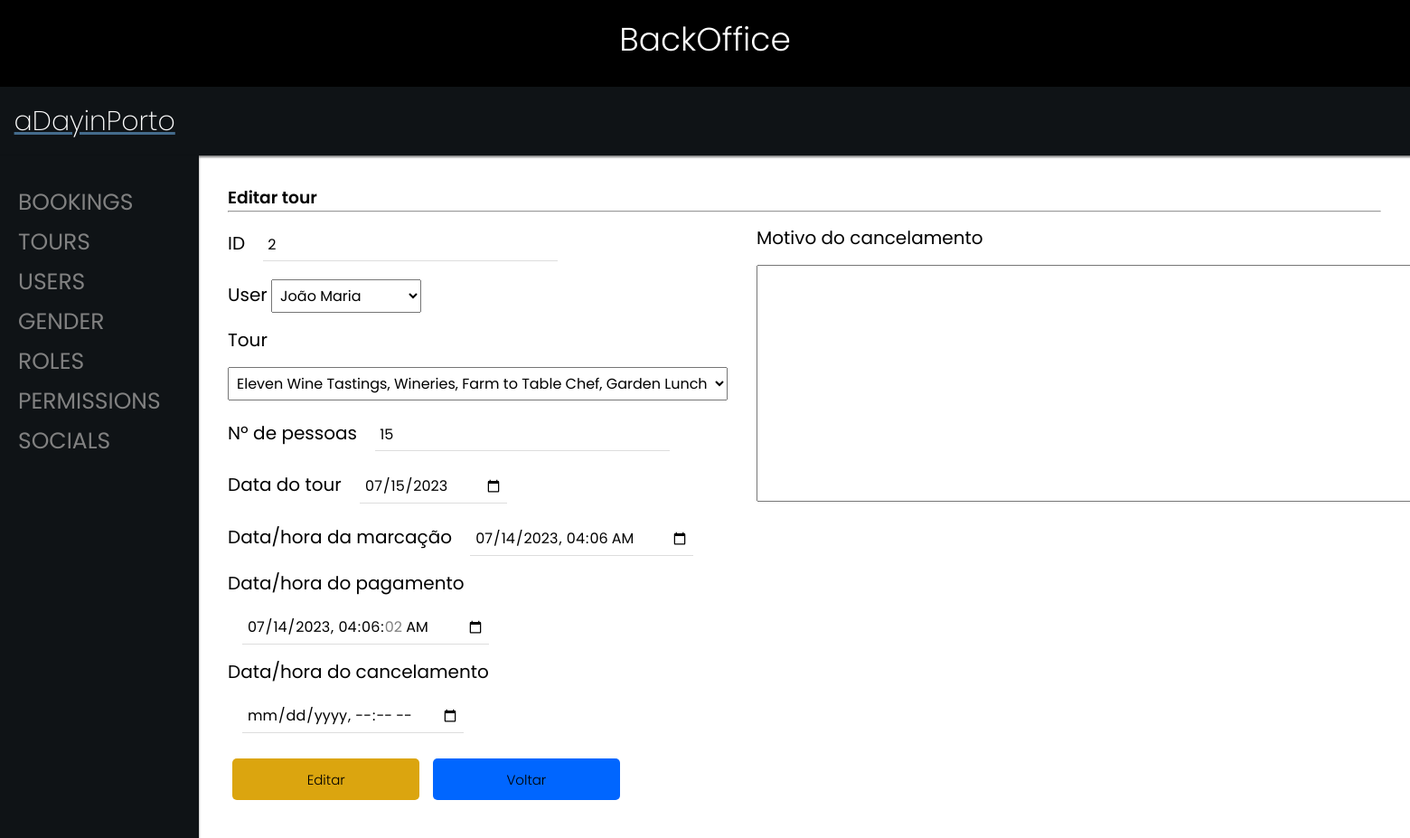
Screenshot of /backoffice/?p=35&id=2&operation=editar&id_tour=2&id_user=2&start=2023-07-15 with the database file from the repository.
### tables this page shows
CREATE TABLE IF NOT EXISTS `appointment` (
  `id` int(11) NOT NULL,
  `id_user` int(11) NOT NULL,
  `id_tour` int(11) NOT NULL,
  `start` date NOT NULL COMMENT 'Dia da marcação.',
  `book_date` datetime DEFAULT current_timestamp() COMMENT 'Data em q foi feita a marcação',
  `payment_date` datetime DEFAULT current_timestamp() COMMENT 'Data em q foi realizado o pagamento.',
  `cancel_date` datetime DEFAULT NULL COMMENT 'Data em q foi cancelado ( se for )',
  `reason` varchar(255) DEFAULT NULL COMMENT 'Motivo do cancelamento',
  `discount` int(11) DEFAULT NULL,
  `number_people` int(11) DEFAULT NULL,
  PRIMARY KEY (`id_user`,`id_tour`,`start`,`id`),
  KEY `FK_marcacao_tour` (`id_tour`),
  CONSTRAINT `FK_marcacao_tour` FOREIGN KEY (`id_tour`) REFERENCES `tour` (`id`) ON DELETE NO ACTION ON UPDATE NO ACTION,
  CONSTRAINT `FK_marcacao_user` FOREIGN KEY (`id_user`) REFERENCES `user` (`id`) ON DELETE NO ACTION ON UPDATE NO ACTION
);

CREATE TABLE IF NOT EXISTS `user` (
  `id` int(11) NOT NULL AUTO_INCREMENT,
  `name` varchar(255) DEFAULT NULL,
  `email` varchar(255) NOT NULL,
  `phone_number` varchar(50) DEFAULT NULL,
  `nacionality` varchar(50) DEFAULT NULL,
  `birthdate` date DEFAULT NULL,
  `creation_date` datetime DEFAULT current_timestamp(),
  `profile_image` varchar(100) DEFAULT NULL,
  `verified` int(1) DEFAULT NULL,
  `display_language` int(3) DEFAULT 1,
  `gender` int(1) DEFAULT NULL,
  `role` int(1) DEFAULT NULL,
  `password` varchar(40) DEFAULT NULL,
  PRIMARY KEY (`id`,`email`),
  UNIQUE KEY `email` (`email`),
  UNIQUE KEY `phone_number` (`phone_number`),
  KEY `FK_user_sex` (`gender`) USING BTREE,
  KEY `FK_user_role` (`role`),
  KEY `FK_user_language` (`display_language`),
  CONSTRAINT `FK_user_gender` FOREIGN KEY (`gender`) REFERENCES `gender` (`id`) ON DELETE NO ACTION ON UPDATE NO ACTION,
  CONSTRAINT `FK_user_language` FOREIGN KEY (`display_language`) REFERENCES `language` (`id`) ON DELETE NO ACTION ON UPDATE NO ACTION,
  CONSTRAINT `FK_user_role` FOREIGN KEY (`role`) REFERENCES `role` (`id`) ON DELETE NO ACTION ON UPDATE NO ACTION
);

CREATE TABLE IF NOT EXISTS `tour` (
  `id` int(11) NOT NULL AUTO_INCREMENT,
  `language` int(11) NOT NULL,
  `name` varchar(200) DEFAULT NULL,
  `price_unit` int(11) DEFAULT NULL,
  `ending` time DEFAULT NULL,
  `tour_limit` int(11) DEFAULT NULL,
  `description` text DEFAULT NULL,
  `image` varchar(50) DEFAULT NULL,
  PRIMARY KEY (`id`,`language`) USING BTREE,
  KEY `FK_tour_language` (`language`),
  CONSTRAINT `FK_tour_language` FOREIGN KEY (`language`) REFERENCES `language` (`id`) ON DELETE NO ACTION ON UPDATE NO ACTION
);

### backoffice/content/appointments/editForm.php (the view, shortened to what this page needs)
<?php
if ($_SERVER["REQUEST_METHOD"] == "GET") {
    $id = $_GET['id'];
} else {
    echo "Erro, pedido inválido";
    exit();
}
$sql = "SELECT t.tour_limit, a.id, u.name as user, a.id_user as id_user, t.name as tour, a.id_tour as id_tour, a.start, a.book_date as book, a.payment_date as payment, a.cancel_date as cancel, a.reason, a.number_people
        FROM appointment a JOIN user u ON u.id = a.id_user JOIN tour t ON t.id = a.id_tour
        WHERE a.id = '$id'";
$result = mysqli_query($conn, $sql);
$row = mysqli_fetch_assoc($result);
?>
<div>
    <h3 style="text-align:left;">Editar tour</h3>
    <hr>
    <form method="post" action="?p=34">
        <div style="margin-top: 0.5rem; line-height: 2; display:flex;">
            <div style="margin-right:2rem;">
                <div>
                    <p>ID</p>
                    <input class="number" type="number" placeholder="Enter Name.." name="id" value="<?= $row['id'] ?>" readonly>
                </div>
                <div>
                    <p>User</p>
                    <select name="gender"' name="gender"' required>
                        <?php
                        $showuser = "SELECT * FROM user ORDER BY id;";
                        if ($showuser = mysqli_query($conn, $showuser)) {
                            while ($rowuser = mysqli_fetch_assoc($showuser)) {
                                echo "<option value='" . $rowuser['id'] . "'";
                                if ($rowuser['id'] === $row['id_user']) {
                                    echo " selected";
                                }
                                echo ">" . $rowuser['name'] . "</option>";
                            }
                        }
                        ?>
                    </select>
                </div>
                <div>
                    <p>Tour</p>
                    <select name="gender"' name="gender"' required>
                        <?php
                        $showtour = "SELECT * FROM tour ORDER BY id;";
                        if ($showtour = mysqli_query($conn, $showtour)) {
                            while ($rowtour = mysqli_fetch_assoc($showtour)) {
                                echo "<option value='" . $rowtour['id'] . "'";
                                if ($rowtour['id'] === $row['id_tour']) {
                                    echo " selected";
                                }
                                echo ">" . $rowtour['name'] . "</option>";
                            }
                        }
                        ?>
                    </select>
                </div>
                <div>
                    <p>Nº de pessoas</p>
                    <input type="number" max="<?= $row['tour_limit'] ?>" placeholder="Enter People Number.." name="number_people" value="<?= $row['number_people'] ?>" required>
                </div>
                <div>
                    <p>Data do tour</p>
                    <input type="date" name="start" value="<?= $row['start'] ?>" required>
                </div>
                <div>
                    <p>Data/hora da marcação</p>
                    <input type="datetime-local" name="book" value="<?= $row['book'] ?>">
                </div>
                <div>
                    <p>Data/hora do pagamento</p>
                    <input type="datetime-local" name="payment" value="<?= $row['payment'] ?>">
                </div>
                <div>
                    <p>Data/hora do cancelamento</p>
                    <input type="datetime-local" name="cancel" value="<?= $row['cancel'] ?>">
                </div>
            </div>
            <div>
                <div>
                    <p>Motivo do cancelamento</p>
                </div>
                <div>
                    <textarea name="reason" placeholder="Enter Cancel Reason.." cols="50" rows="10" minlength="1" maxlength="500" height="100px" style="resize:none" required> <?php echo $row['reason'] ?> </textarea>
                </div>
            </div>
        </div>
</div>
<div style="margin-top: 0.5rem;">
    <input class="edit-button" style="padding: 0.5rem; width:15%!important;" type="submit" value="Editar">
    <a href="?p=3"><input class="return-button" style="width:15%!important; padding: 0.5rem;" type="button" value="Voltar"></a>
</div>
</div>

### backoffice/css/styles.css (style rules this page uses)
html { scroll-behavior: smooth; }
* { margin: 0; padding: 0; font-family: 'Poppins', sans-serif; }
a { cursor: pointer; }
:root { --dark-background-color: #0f1316; --medium-background-color: #666; --light-background-color: #efefef; --contrast-color: rgba(68, 107, 140, 1); --alt-contrast-color: ; --dark-text-color: var(--dark-background-color); --medium-text-color: var(--medium-background-color); --lighter-text-reverse-color: var(--light-background-color); --light-text-reverse-color: #ddd; }
input, textarea, select { margin-block: 10px; padding: 5px; font-size: 16px; }
input { border: none; border-bottom: 1px solid var(--light-text-reverse-color); }
.insert-button, .edit-button, .delete-button, .return-button { padding-inline: 0.5rem; padding-block: 1rem; text-decoration: none; font-size: 15px; font-weight: 300; color: black; border-radius: 5px; border: none; width: 90px; height: 30px; margin-inline: 5px; cursor: pointer; }
.edit-button { background-color: #dba50f; }
.return-button { background-color: #0066ff; }
h3 { text-align: center; font-weight: 600; }

### backoffice/content/appointments/editForm.php (style rules this page uses)
p { display: inline-block; font-size: 20px; }
input { margin-left: 1rem; }

### rows the page displays
appointment: id "2", gender "João Maria", gender "Eleven Wine Tastings, Wineries, Farm to Table Chef, Garden Lunch", number_people "15", start "07/15/2023", book "07/14/2023 04:06", payment "07/14/2023 04:06:02"
